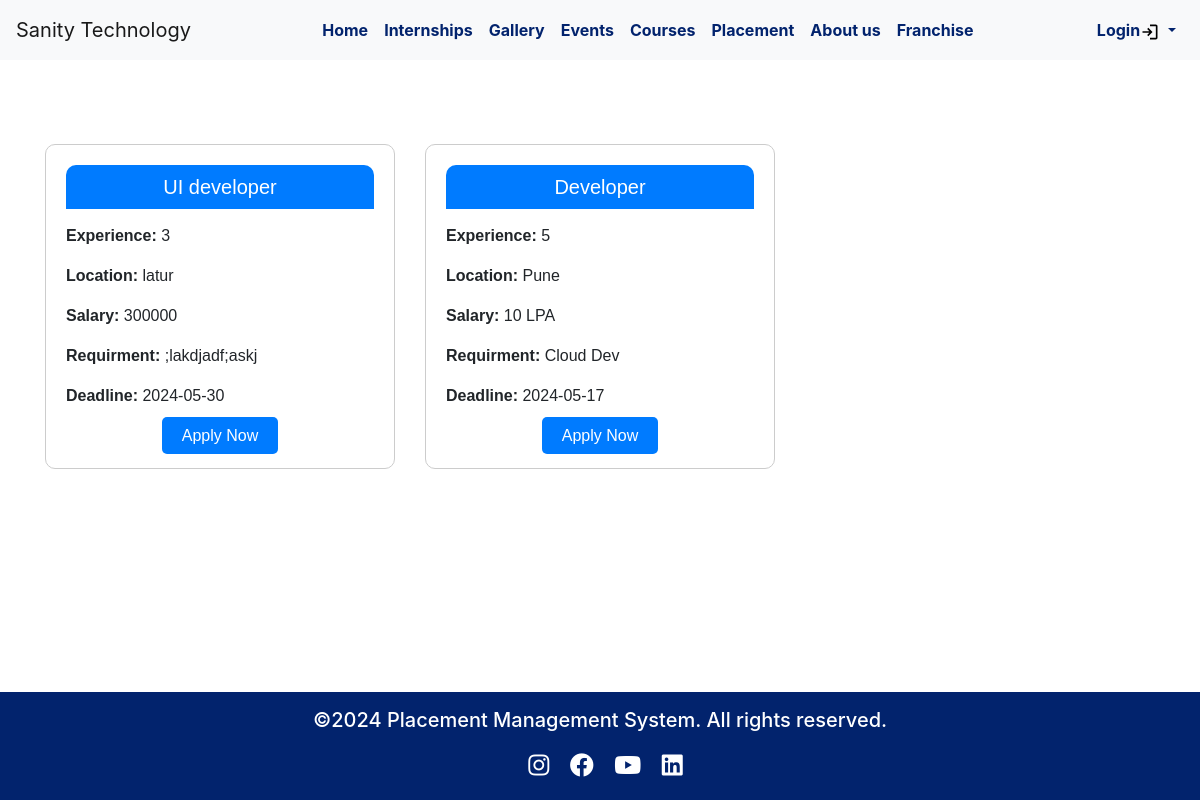
/homepage/job_opnings.php, run on the app's committed database.
### tables this page shows
CREATE TABLE `vacancies` (
  `id` int(11) NOT NULL,
  `experience` varchar(100) NOT NULL,
  `position` varchar(100) NOT NULL,
  `location` varchar(100) NOT NULL,
  `salary` varchar(50) NOT NULL,
  `recruitment` varchar(100) NOT NULL,
  `apply_link` varchar(255) NOT NULL,
  `deadline` date NOT NULL,
  `status` int(2) NOT NULL
);

### homepage/job_opnings.php (the view, shortened to what this page needs)
<!DOCTYPE html>
<html lang="en">
<head>
    <link href="https://maxcdn.bootstrapcdn.com/bootstrap/4.5.2/css/bootstrap.min.css" rel="stylesheet">
    <link rel="stylesheet" href="https://cdnjs.cloudflare.com/ajax/libs/font-awesome/5.15.4/css/all.min.css">
    <nav class="navbar navbar-expand-lg navbar-light bg-light fixed-top">
        <a class="navbar-brand" href="#">Sanity Technology</a>
            <div class="collapse navbar-collapse" id="navbarSupportedContent">
            <ul class="navbar-nav ml-auto">
                <li class="nav-item active">
                    <a class="nav-link" href="index.php">Home</a>
                </li>
                <li class="nav-item active">
                    <a class="nav-link" href="internship_main.php">Internships</a>
                </li>
                <li class="nav-item active">
                    <a class="nav-link" href="gallery_fetch.php">Gallery</a>
                </li>
                <li class="nav-item active">
                    <a class="nav-link" href="bootcamp_fetch.php">Events</a>
                </li>
                <li class="nav-item active dropdown">
                    <a class="nav-link" href="courses_nm.php">Courses</a>
                </li>
                <li class="nav-item active">
                    <a class="nav-link" href="placement_fetch.php">Placement</a>
                </li>
                <li class="nav-item active">
                    <a class="nav-link" href="#about-us">About us</a>
                </li>
                <li class="nav-item active">
                    <a class="nav-link" href="center_fetch.php">Franchise</a>
                </li>
            </ul>
        </div>
    <div class="collapse navbar-collapse" id="navbarSupportedContent">
        <ul class="navbar-nav ml-auto ml-auto-mobile">
            <li class="nav-item active dropdown center">
                <a class="nav-link dropdown-toggle" href="#" id="navbarDropdown" role="button" data-toggle="dropdown" aria-haspopup="true" aria-expanded="false">
                    Login<svg xmlns="http://www.w3.org/2000/svg" height="20" viewBox="0 -960 960 960" width="20"><path d="M480-120v-80h280v-560H480v-80h280q33 0 56.5 23.5T840-760v560q0 33-23.5 56.5T760-120H480Zm-80-160-55-58 102-102H120v-80h327L345-622l55-58 200 200-200 200Z"/></svg>
                </a>
            </li>
        </ul>
    </div>
</nav>
</head>
<br><br><br><br>
<body>
    <div class="container mt-5">
        <div class="row">
            <?php
            $servername = "localhost";
            $username = "root";
            $password = "";
            $database = "tnp_k";
            $conn = new mysqli($servername, $username, $password, $database);
            $sql = "SELECT * FROM vacancies ";
            $result = $conn->query($sql);
            if ($result->num_rows > 0) {
                while($row = $result->fetch_assoc()) {
                    ?>
                    <div class="col-md-4">
                        <div class="card vacancy-card">
                           <center><h5 class="card-title"><?php echo $row["position"]; ?></h5></center>
                            <p class="card-text"><strong>Experience:</strong> <?php echo $row["experience"]; ?></p>
                            <p class="card-text"><strong>Location:</strong> <?php echo $row["location"]; ?></p>
                            <p class="card-text"><strong>Salary:</strong> <?php echo $row["salary"]; ?></p>
                            <p class="card-text"><strong>Requirment:</strong> <?php echo $row["recruitment"]; ?></p>
                            <p class="card-text"><class="text-muted"><strong>Deadline:</strong> <?php echo $row["deadline"]; ?></class=></p>
                           <center> <a href="<?php echo $row["apply_link"]; ?>" class="custom-btn" target="_blank">Apply Now</a></center>
                        </div>
                    </div>
                    <?php
                }
            } else {
                echo "No vacancies available.";
            }
            ?>
        </div>
    </div>
<footer class="footer mt-auto py-3">
    <div class="container text-center">
        <h5 class="text-white mb-0">&copy;2024 Placement Management System. All rights reserved.</h5>
        <div class="social-icons mt-3">
            <a href="https://www.instagram.com/ltorpune?igsh=c2Zlb3FvaDBjOWNx" target="_blank" class="text-white mx-2"><i class="fab fa-instagram"></i></a>
            <a href="https://www.facebook.com/people/Prime-Computer-Services/61558423565204/?is_tour_dismissed" target="_blank" class="text-white mx-2"><i class="fab fa-facebook"></i></a>
            <a href="https://youtube.com/@fullstackksirofficial?si=YWBODmYCz3z3pq9E" target="_blank" class="text-white mx-2"><i class="fab fa-youtube"></i></a>
            <a href="https://www.linkedin.com/in/prime-services-839b92303/" class="text-white mx-2" ><i class="fab fa-linkedin" style="width:10px; height:20px;"></i></a>
        </div>
    </div>
</footer>
</body>
</html>

### homepage/job_opnings.php (style rules this page uses)
.navbar { background-color: #ffffff; }
.navbar-nav .nav-link { color: #02236d; font-weight: bold; padding: 10px 15px; }
.navbar-nav .nav-item.active .nav-link { color: #02236d; }
.vacancy-card { font-family: Arial, Helvetica, sans-serif; border: 1px solid #ccc; border-radius: 10px; padding: 20px; margin-bottom: 20px; transition: transform 0.3s ease; }
.custom-btn { background-color: #007bff; border: none; color: #fff; padding: 10px 20px; font-size: 16px; cursor: pointer; border-radius: 5px; transition: background-color 0.3s ease; }
.card-title { background-color: #007bff; color: #fff; padding: 10px; border-top-left-radius: 10px; border-top-right-radius: 10px; margin-bottom: 15px; text-align: center; }
.footer { background-color: #02236d; color: white; position: fixed; bottom: 0; width: 100%; height: auto; }
.social-icons a { color: white; font-size: 24px; margin-right: 10px; }

### data on the page
vacancies: position "UI developer", experience "3", location "latur", salary "300000", recruitment ";lakdjadf;askj", deadline "2024-05-30"
vacancies: position "Developer", experience "5", location "Pune", salary "10 LPA", recruitment "Cloud Dev", deadline "2024-05-17"
